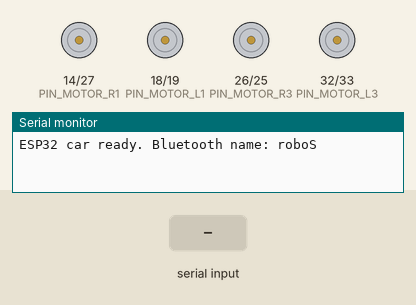
Recording of a sketch running on a simulated ESP32. Shown: motor-driver pin pairs drawn as motors (green arrow = first pin HIGH = forward, orange = second pin HIGH = backward, longer = more drive), the last lines printed to the serial monitor. The test bench sets the inputs (shaded band). Nothing arrives over Bluetooth unless stated.

Above: at 1.2 s.
1.3 s: "F" received over the second serial link
At 2.2 s:
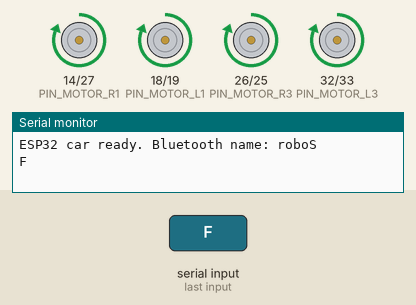
2.8 s: "B" received over the second serial link
At 3.4 s:
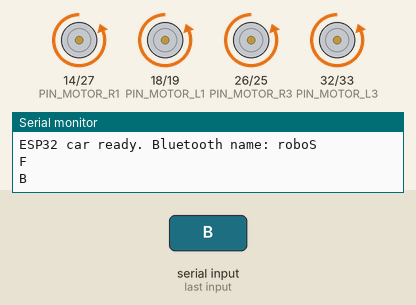
4.3 s: "A" received over the second serial link
At 5.5 s:
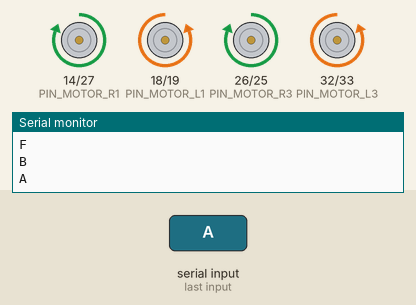
5.8 s: "D" received over the second serial link
At 6.9 s:
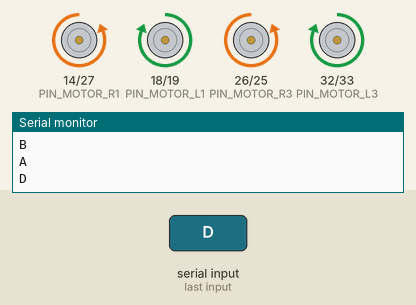
7.3 s: "L" received over the second serial link
At 8.0 s:
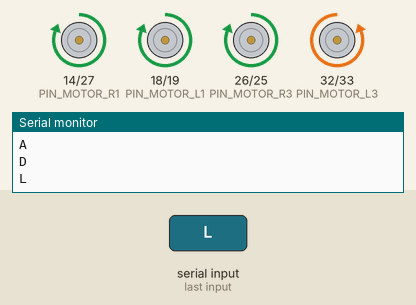
8.8 s: "R" received over the second serial link
At 9.1 s:
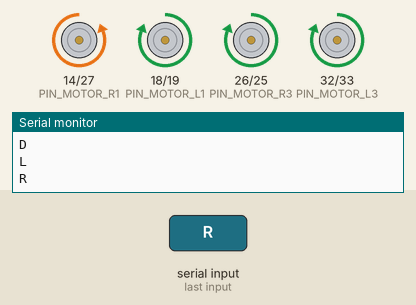
Timing chart, 0 to 11.3 s (numbered marks = the images above; inputs shaded):
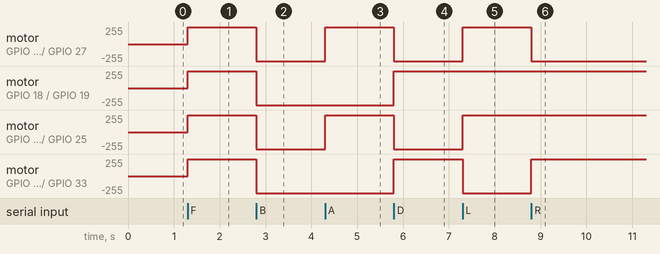

Measured:
- after the input at 1.3 s, motor on GPIO 14 (PIN_MOTOR_R1) / GPIO 27 (PIN_MOTOR_R2), motor on GPIO 18 (PIN_MOTOR_L1) / GPIO 19 (PIN_MOTOR_L2), motor on GPIO 26 (PIN_MOTOR_R3) / GPIO 25 (PIN_MOTOR_R4), motor on GPIO 32 (PIN_MOTOR_L3) / GPIO 33 (PIN_MOTOR_L4): stopped → forward 255/255 at once
- after the input at 2.8 s, motor on GPIO 14 (PIN_MOTOR_R1) / GPIO 27 (PIN_MOTOR_R2), motor on GPIO 18 (PIN_MOTOR_L1) / GPIO 19 (PIN_MOTOR_L2), motor on GPIO 26 (PIN_MOTOR_R3) / GPIO 25 (PIN_MOTOR_R4), motor on GPIO 32 (PIN_MOTOR_L3) / GPIO 33 (PIN_MOTOR_L4): forward 255/255 → backward 255/255 at once
- after the input at 4.3 s, motor on GPIO 14 (PIN_MOTOR_R1) / GPIO 27 (PIN_MOTOR_R2), motor on GPIO 26 (PIN_MOTOR_R3) / GPIO 25 (PIN_MOTOR_R4): backward 255/255 → forward 255/255 at once
- after the input at 5.8 s, motor on GPIO 14 (PIN_MOTOR_R1) / GPIO 27 (PIN_MOTOR_R2), motor on GPIO 26 (PIN_MOTOR_R3) / GPIO 25 (PIN_MOTOR_R4): forward 255/255 → backward 255/255 at once; motor on GPIO 18 (PIN_MOTOR_L1) / GPIO 19 (PIN_MOTOR_L2), motor on GPIO 32 (PIN_MOTOR_L3) / GPIO 33 (PIN_MOTOR_L4): backward 255/255 → forward 255/255 at once
- after the input at 7.3 s, motor on GPIO 14 (PIN_MOTOR_R1) / GPIO 27 (PIN_MOTOR_R2), motor on GPIO 26 (PIN_MOTOR_R3) / GPIO 25 (PIN_MOTOR_R4): backward 255/255 → forward 255/255 at once; motor on GPIO 32 (PIN_MOTOR_L3) / GPIO 33 (PIN_MOTOR_L4): forward 255/255 → backward 255/255 at once
- after the input at 8.8 s, motor on GPIO 14 (PIN_MOTOR_R1) / GPIO 27 (PIN_MOTOR_R2): forward 255/255 → backward 255/255 at once; motor on GPIO 32 (PIN_MOTOR_L3) / GPIO 33 (PIN_MOTOR_L4): backward 255/255 → forward 255/255 at once

The sketch:

firmware.ino
```cpp
#include <BluetoothSerial.h>
BluetoothSerial ESP_BT;

// Left front
const int PIN_MOTOR_L1 = 18;
const int PIN_MOTOR_L2 = 19;
// Left back
const int PIN_MOTOR_L3 = 32;
const int PIN_MOTOR_L4 = 33;

// Right back
const int PIN_MOTOR_R1 = 14;
const int PIN_MOTOR_R2 = 27;
// Right front
const int PIN_MOTOR_R3 = 26;
const int PIN_MOTOR_R4 = 25;

const int N_MOTOR_PIN = 8;
const int MOTOR_PINS[N_MOTOR_PIN] = {PIN_MOTOR_L1, PIN_MOTOR_L2, PIN_MOTOR_L3,
                                     PIN_MOTOR_L4, PIN_MOTOR_R1, PIN_MOTOR_R2,
                                     PIN_MOTOR_R3, PIN_MOTOR_R4};

enum class MotorDirection { FORWARD, BACKWARD, STOP };
enum class Side { LEFT, RIGHT };

void setMotor(int in1, int in2, MotorDirection dir) {
  switch (dir) {
  case MotorDirection::FORWARD:
    digitalWrite(in1, HIGH);
    digitalWrite(in2, LOW);
    break;
  case MotorDirection::BACKWARD:
    digitalWrite(in1, LOW);
    digitalWrite(in2, HIGH);
    break;
  case MotorDirection::STOP:
    digitalWrite(in1, LOW);
    digitalWrite(in2, LOW);
    break;
  }
}

void driveMotor_LF(MotorDirection dir) {
  setMotor(PIN_MOTOR_L1, PIN_MOTOR_L2, dir);
}

void driveMotor_RF(MotorDirection dir) {
  setMotor(PIN_MOTOR_R3, PIN_MOTOR_R4, dir);
}

void driveMotor_LB(MotorDirection dir) {
  setMotor(PIN_MOTOR_L3, PIN_MOTOR_L4, dir);
}

void driveMotor_RB(MotorDirection dir) {
  setMotor(PIN_MOTOR_R1, PIN_MOTOR_R2, dir);
}

void driveWheels(MotorDirection lfDir, MotorDirection lbDir,
                 MotorDirection rfDir, MotorDirection rbDir) {
  driveMotor_LF(lfDir);
  driveMotor_LB(lbDir);

  driveMotor_RF(rfDir);
  driveMotor_RB(rbDir);
}

void driveSides(MotorDirection leftDir, MotorDirection rightDir) {
  driveWheels(leftDir, leftDir, rightDir, rightDir);
}

void driveForward() {
  driveWheels(MotorDirection::FORWARD, MotorDirection::FORWARD,
              MotorDirection::FORWARD, MotorDirection::FORWARD);
}

void driveBackward() {
  driveWheels(MotorDirection::BACKWARD, MotorDirection::BACKWARD,
              MotorDirection::BACKWARD, MotorDirection::BACKWARD);
}

void spin(Side side) {
  if (side == Side::LEFT) {
    driveSides(MotorDirection::BACKWARD, MotorDirection::FORWARD);
  } else {
    driveSides(MotorDirection::FORWARD, MotorDirection::BACKWARD);
  }
}

void arcForward(Side side) {
  if (side == Side::LEFT) {
    driveWheels(MotorDirection::FORWARD, MotorDirection::BACKWARD,
                MotorDirection::FORWARD, MotorDirection::FORWARD);
  } else {
    driveWheels(MotorDirection::FORWARD, MotorDirection::FORWARD,
                MotorDirection::FORWARD, MotorDirection::BACKWARD);
  }
}

void stopCar() { driveSides(MotorDirection::STOP, MotorDirection::STOP); }

void setup() {
  Serial.begin(115200);
  ESP_BT.begin("roboS");

  for (int i = 0; i < N_MOTOR_PIN; ++i) {
    pinMode(MOTOR_PINS[i], OUTPUT);
    digitalWrite(MOTOR_PINS[i], LOW);
  }

  stopCar();

  Serial.println("ESP32 car ready. Bluetooth name: roboS");
}

void loop() {
  if (ESP_BT.available()) {
    char cmd = ESP_BT.read();
    Serial.println(cmd);

    switch (cmd) {
    case 'F':
      driveForward();
      break;
    case 'B':
      driveBackward();
      break;
    case 'A':
      spin(Side::LEFT);
      break;
    case 'D':
      spin(Side::RIGHT);
      break;
    case 'L':
      arcForward(Side::LEFT);
      break;
    case 'R':
      arcForward(Side::RIGHT);
      break;
    case 'S':
      stopCar();
      break;
    }
  }
}
```
